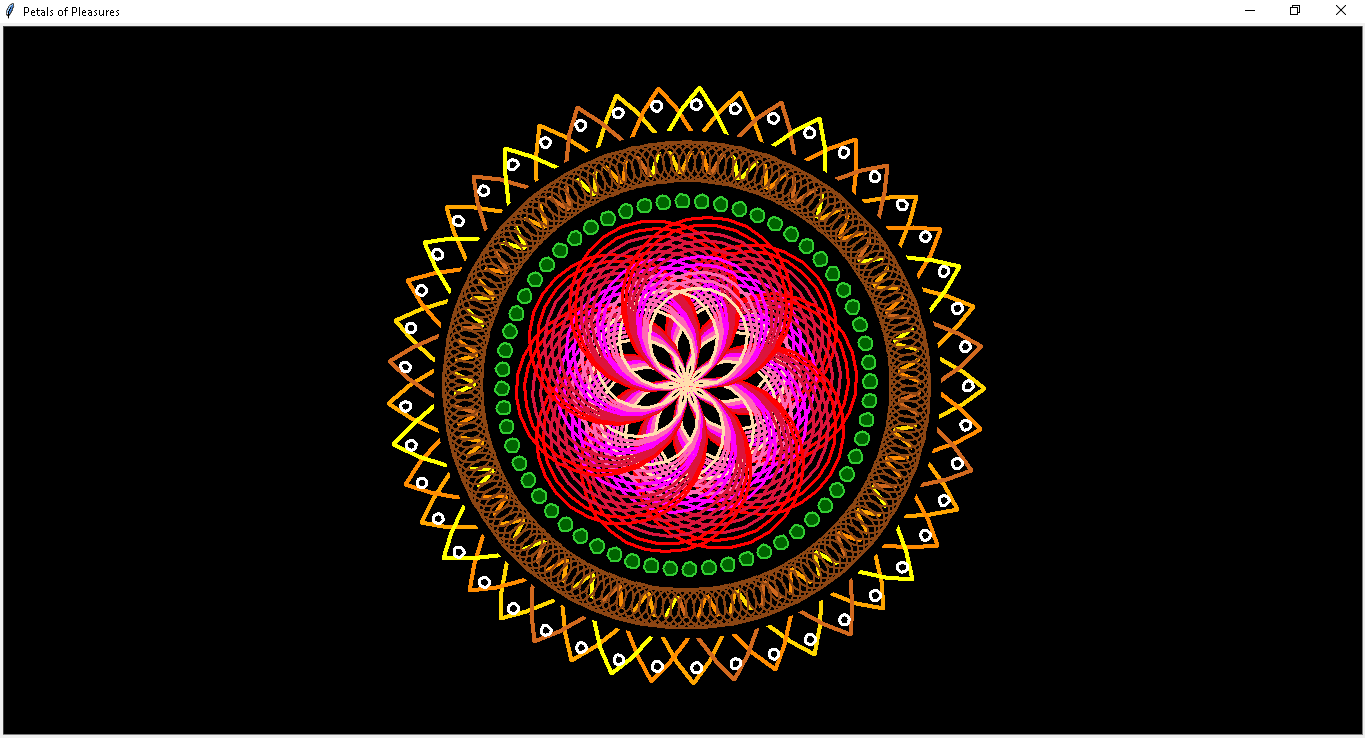

Recreate this plot in Python.
#Nelwin Serra BSCS 1B
#"Petals of Pleasures"

import turtle
turtle.speed(20)
sc=turtle.Screen()
sc.bgcolor("black")
sc.title("Petals of Pleasures")

def pen(x,y):
    turtle.penup()
    turtle.goto(x,y)
    turtle.pendown()

def pattern1():
    turtle.pensize(4)
    for i in range(50):
        if i < 10:
            turtle.pencolor('gold')
        elif i <= 20:
            turtle.pencolor('orange')
        elif i <= 30:
            turtle.pencolor('dark orange')
        elif i <= 40:
            turtle.pencolor('chocolate')
        else:
            turtle.pencolor('yellow')
        turtle.circle(190+1, 90)
        turtle.lt(98)
        turtle.circle(190-1, 90)
        turtle.lt(18) 

def circle(psize, csize, color):
    turtle.pensize(psize)
    turtle.pencolor(color)
    turtle.circle(csize)

def pattern2():
    turtle.pensize(2)
    turtle.pencolor('saddle brown')
    for i in range(180):
        turtle.forward(8.5)
        turtle.left(2)
        turtle.circle(20)

def pattern3(r, l, f, csize, psize):
    for i in range(r):
        turtle.color('dark green')
        turtle.pencolor('lime green')
        turtle.pensize(psize)
        turtle.penup()
        turtle.left(l)
        turtle.forward(f)
        turtle.pendown()
        turtle.begin_fill()
        turtle.circle(csize)
        turtle.end_fill()

def pattern4(r, l, f, csize, color, psize):
    turtle.pencolor(color)
    for i in range(r):
        turtle.pensize(psize)
        turtle.penup()
        turtle.left(l)
        turtle.forward(f)
        turtle.pendown()
        turtle.circle(csize)

def pattern5(radius):
    turtle.pensize(3)
    for i in range (10):
        if i < 2:
            turtle.pencolor('red')
        elif i <= 4:
            turtle.pencolor('crimson')
        elif i <= 6:
            turtle.pencolor('magenta')
        elif i <= 8:
            turtle.pencolor('hot pink')
        else:
            turtle.pencolor('navajo white')
        turtle.circle(radius)
        radius=radius-4

def pattern6():
    for i in range (10):
        pattern5(85)
        turtle.right(36)


turtle.up()
turtle.pencolor('black')
pen(1000,0)
turtle.backward(2000)
pen(0,1000)
turtle.right(90)
turtle.forward(2000)
turtle.down()

pen(35,-3.7)
pattern1()

pen(-186,-157)
circle(20, 244, 'black')

turtle.color('black')
turtle.begin_fill()
pen(-158,-133)
circle(9, 207, 'black')
turtle.end_fill()

pen(0,0)
pattern6()

pen(-189, -154)
pattern2()

pen(-140, -131)
pattern3(60, 6 , 20, 7, 2)

pen(-206, -201)
pattern4(45, 8 , 40, 5, 'white', 3)

turtle.hideturtle()
turtle.exitonclick()
